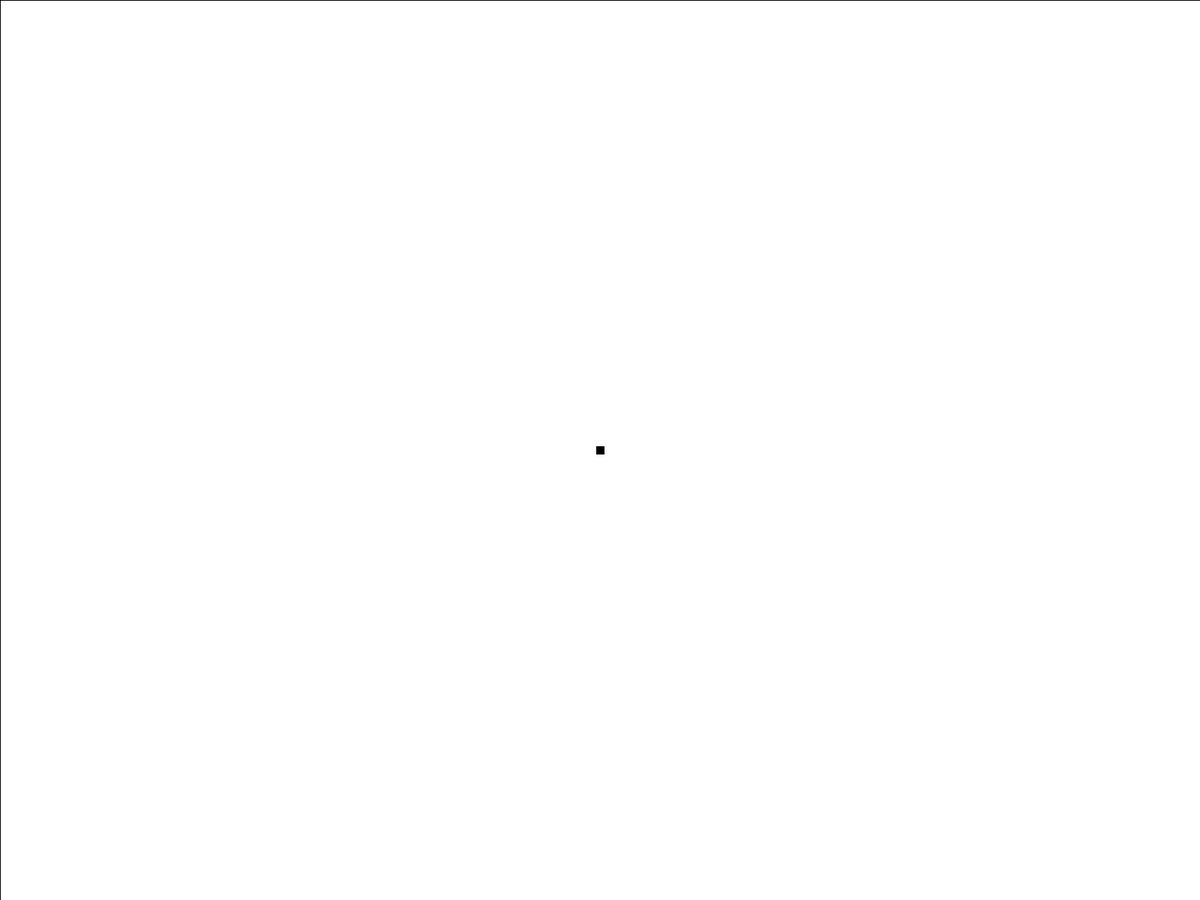
Frame 1 (no input)
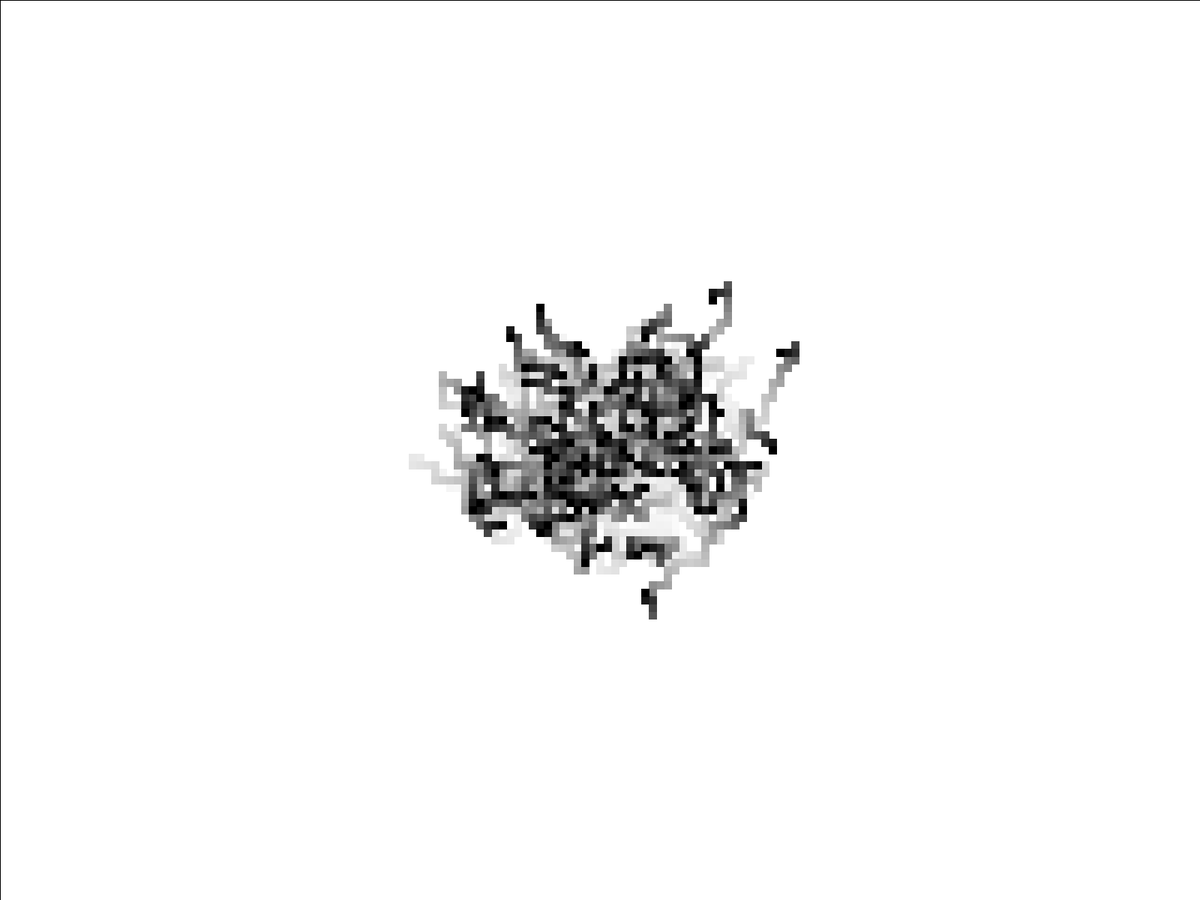
Frame 60 (the mouse pressed at the canvas centre just before this capture)
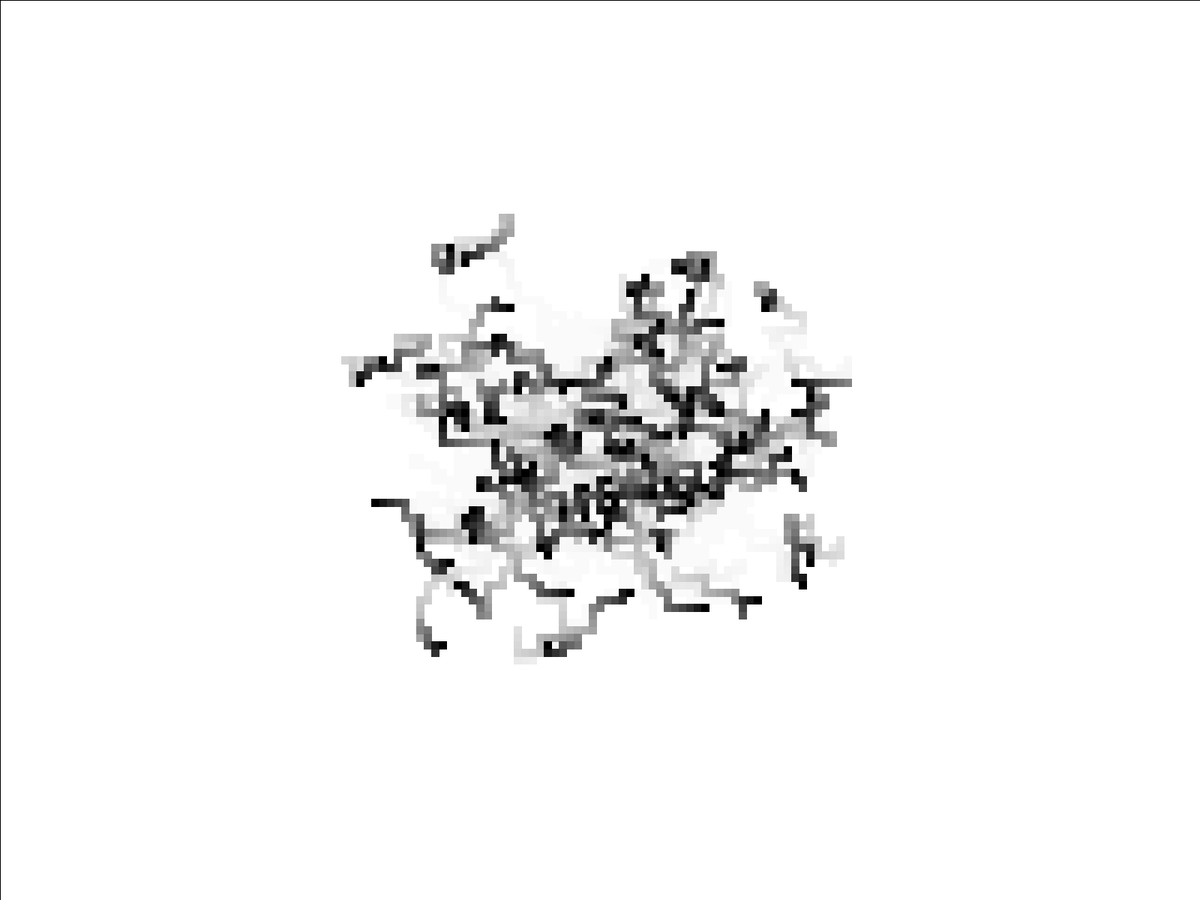
Frame 120 (the mouse held since frame 60 and released just before this capture)

The Processing sketch that drew these frames (run headless with seeded random() and noise(); from frame 60 on, the mouse is pressed at the canvas centre):

// Processing sketch: worms
// ── worms.pde
float[] xPos;
float[] yPos;

int count = 100;
int[] dir;

int rad = 10;

boolean symmetry = false;

int frame = 0;

void setup()
{
  //size(1280, 720);
  fullScreen();
  background(255);
  rectMode(CENTER);
  
  xPos = new float[count];
  yPos = new float[count];
  dir = new int[count];
  for(int i = 0; i < count; i++)
  {
    xPos[i] = width / 2;
    yPos[i] = height / 2;
    
    float rand = random(1);
    if(rand <= 0.25)
      dir[i] = 0;
    else if(rand > 0.25 && rand <= 0.5)
      dir[i] = 1;
    else if(rand > 0.5 && rand <= 0.75)
      dir[i] = 2;
    else
      dir[i] = 3;
  }
}

void draw()
{
  fill(255, 25);
  rect(width / 2, height / 2, width, height);
  
  fill(0);
  
  for(int i = 0; i < count; i++)
  {
    if(xPos[i] < 0)
      xPos[i] = width + xPos[i];
    else if(xPos[i] > width)
      xPos[i] = xPos[i] - width;
      
    if(yPos[i] < 0)
      yPos[i] = height + yPos[i];
    else if(yPos[i] > height)
      yPos[i] = yPos[i] - height;
    
    if(!symmetry)
      rect(xPos[i], yPos[i], rad, rad);
    else
    {
      rect(xPos[i], yPos[i], rad, rad);
      rect(width - xPos[i], height - yPos[i], rad, rad);
      rect(width - xPos[i], yPos[i], rad, rad);
      rect(xPos[i], height - yPos[i], rad, rad);
    }
    
    float rand1 = random(1);
    float rand2 = random(1);
    if(rand1 <= rand2)
    {
      float rand3 = random(1);
      if(rand3 > 0.95)
      {
        if(dir[i] < 3)
          dir[i]++;
        else
          dir[i] = 0;
      }
      
      switch(dir[i])
      {
        case 0:
          xPos[i] += rad;
          break;
        case 1:
          xPos[i] += rad;
          break;
        case 2:
          xPos[i] -= rad;
          break;
        case 3:
          xPos[i] -= rad;
          break;
      }
    }
    else
    {
      float rand3 = random(1);
      if(rand3 > 0.75)
      {
        if(dir[i] < 3)
          dir[i]++;
        else
          dir[i] = 0;
      }
      
      switch(dir[i])
      {
        case 0:
          yPos[i] += rad;
          break;
        case 1:
          yPos[i] -= rad;
          break;
        case 2:
          yPos[i] += rad;
          break;
        case 3:
          yPos[i] -= rad;
          break;
      }
    }
  }
}

void keyPressed()
{
  if(key == 's')
  {
    if(symmetry)
      count = 100;
    else
      count = 25;
      
    symmetry = !symmetry;
  }
}
